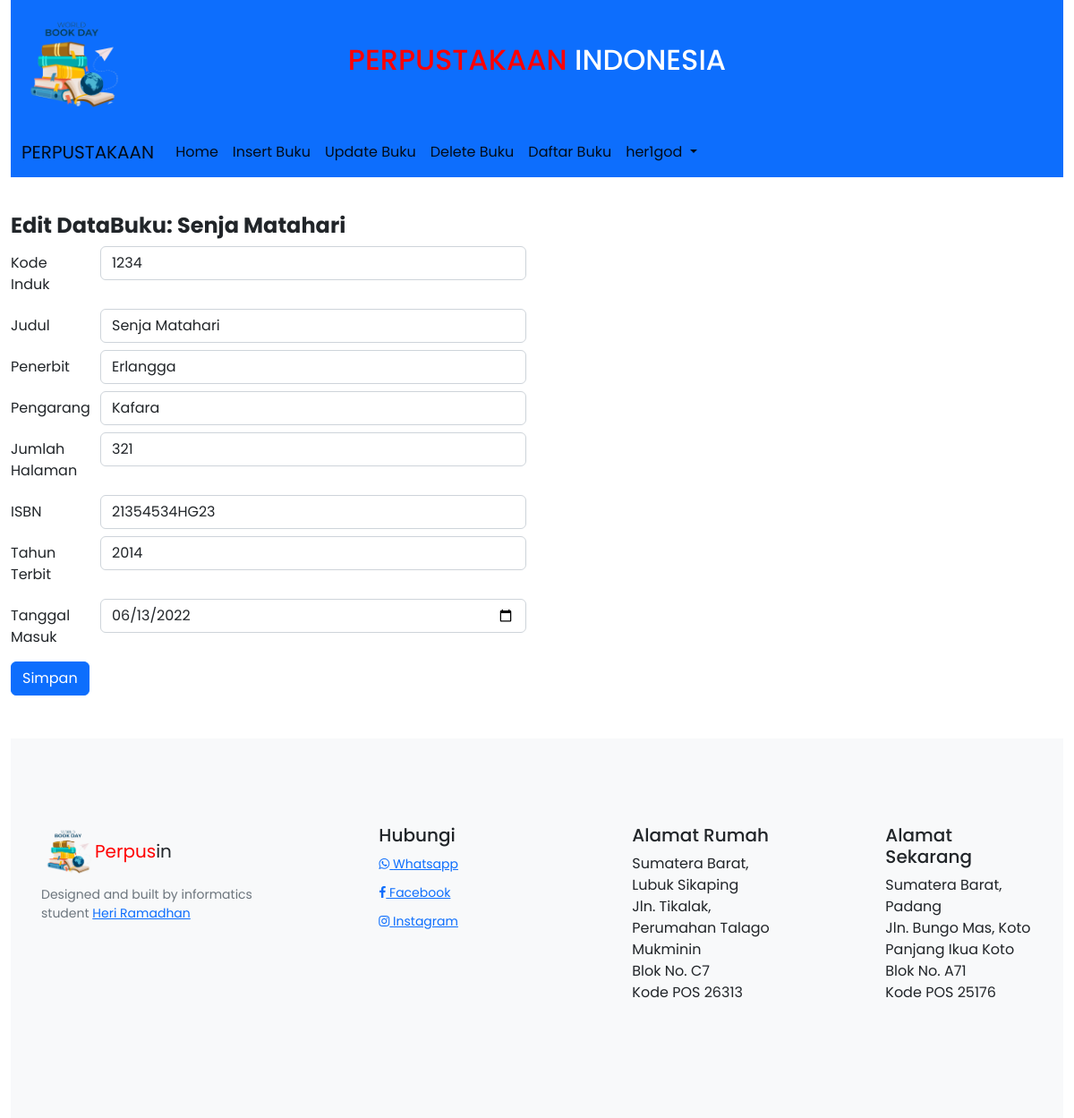
The page /updateBuku_proses.php?id=13 (signed in) on the database its author committed.
### tables this page shows
CREATE TABLE `tbbuku` (
  `id` int NOT NULL,
  `kode_induk` int NOT NULL,
  `judul` varchar(100) NOT NULL,
  `penerbit` varchar(100) NOT NULL,
  `pengarang` varchar(100) NOT NULL,
  `jum_hal` int NOT NULL,
  `isbn` varchar(50) NOT NULL,
  `tahun_terbit` int NOT NULL,
  `tgl_masuk` date NOT NULL
);

### updateBuku_proses.php (the view, shortened to what this page needs)
<?php
include_once("database.php");
?>
<?php
$result = mysqli_query($conn, "SELECT * FROM tbbuku WHERE id='". $_GET['id']."'");
?>
<!doctype html>
<html lang="en">
<head>
    <link rel="stylesheet" href="https://cdn.jsdelivr.net/npm/bootstrap@5.2.0-beta1/dist/css/bootstrap.min.css"
>
    <link rel="stylesheet" href="./css/gaya.css">
    <link rel="stylesheet" href="https://maxcdn.bootstrapcdn.com/font-awesome/4.7.0/css/font-awesome.min.css">
</head>
<body>
    <div class="container-fluid">
        <?php
        include 'header.php';
        ?>
        <div class="halaman row row-cols-2 row-cols-md-2 g-4 mt-3">
                <form method="POST" action="">
                    <?php
                    while ($row = mysqli_fetch_array($result)) {
                        ?>
                    <h4><b>Edit DataBuku: <?php echo $row['judul']; ?></b></h4>
                    <div class="row mb-2">
                        <label for="formGroupExampleInput" class="col-sm-2 col-form-label">Kode Induk</label>
                        <div class="col-sm-10">
                            <input type="text" value="<?php echo $row['kode_induk']; ?>" class="form-control" id="formGroupExampleInput" name="kode_induk">
                        </div>
                    </div>
                    <div class="row mb-2">
                        <label for="formGroupExampleInput" class="col-sm-2 col-form-label">Judul</label>
                        <div class="col-sm-10">
                            <input type="text" value="<?php echo $row['judul']; ?>" class="form-control" id="formGroupExampleInput" name="judul">
                        </div>
                    </div>
                    <div class="row mb-2">
                        <label for="formGroupExampleInput" class="col-sm-2 col-form-label">Penerbit</label>
                        <div class="col-sm-10">
                            <input type="text" value="<?php echo $row['penerbit']; ?>" class="form-control" id="formGroupExampleInput" name="penerbit">
                        </div>
                    </div>
                    <div class="row mb-2">
                        <label for="formGroupExampleInput" class="col-sm-2 col-form-label">Pengarang</label>
                        <div class="col-sm-10">
                            <input type="text" value="<?php echo $row['pengarang']; ?>" class="form-control" id="formGroupExampleInput" name="pengarang">
                        </div>
                    </div>
                    <div class="row mb-2">
                        <label for="formGroupExampleInput" class="col-sm-2 col-form-label">Jumlah Halaman</label>
                        <div class="col-sm-10">
                            <input type="text" value="<?php echo $row['jum_hal']; ?>" class="form-control" id="formGroupExampleInput" name="jum_hal">
                        </div>
                    </div>
                    <div class="row mb-2">
                        <label for="formGroupExampleInput" class="col-sm-2 col-form-label">ISBN</label>
                        <div class="col-sm-10">
                            <input type="text" value="<?php echo $row['isbn']; ?>" class="form-control" id="formGroupExampleInput" name="isbn">
                        </div>
                    </div>
                    <div class="row mb-2">
                        <label for="formGroupExampleInput" class="col-sm-2 col-form-label">Tahun Terbit</label>
                        <div class="col-sm-10">
                            <input type="text" value="<?php echo $row['tahun_terbit']; ?>" class="form-control" id="formGroupExampleInput" name="tahun_terbit">
                        </div>
                    </div>
                    <div class="row mb-2">
                        <label for="formGroupExampleInput" class="col-sm-2 col-form-label">Tanggal Masuk</label>
                        <div class="col-sm-10">
                            <input type="date" value="<?php echo $row['tgl_masuk']; ?>" class="form-control" id="formGroupExampleInput" name="tgl_masuk">
                        </div>
                    </div>
                        <?php
                    }
                    ?>
                    <button type="submit" class="btn btn-primary" name="update">Simpan</button>
                </form>
            </div>
            <?php
            include 'footer.php';
            ?>
    </div>
</body>
</html>

### css/gaya.css (style rules this page uses)
* { font-family: 'Poppins', sans-serif; }

### rows shown on the page
tbbuku: judul "Senja Matahari", kode_induk "1234", penerbit "Erlangga", pengarang "Kafara", jum_hal "321", isbn "21354534HG23", tahun_terbit "2014", tgl_masuk "06/13/2022"

### other values the page prints
$_SESSION['username'] "her1god"
